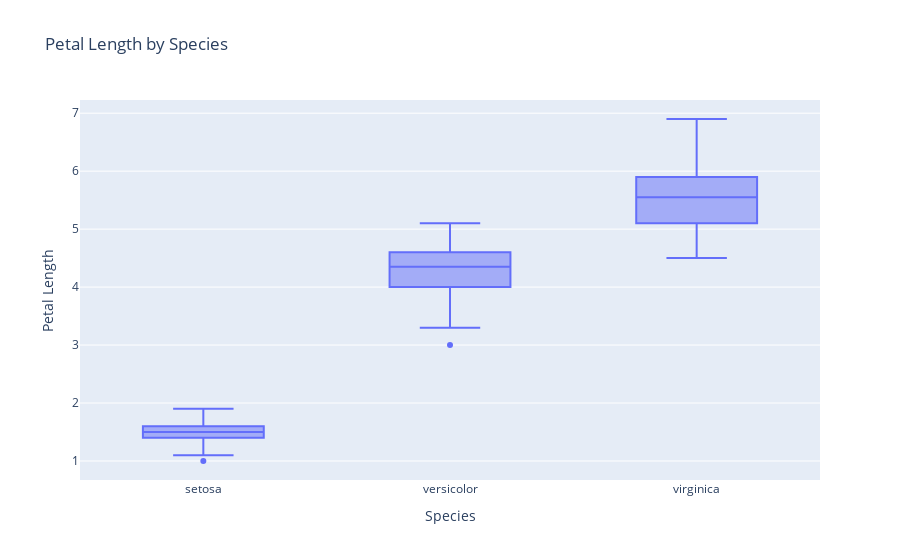

The notebook cell saved with this chart:
### Markdown cell above
### __Create Box Plot of Petal Length by Species__

### Code cell
# Create a box plot
fig = px.box(df, x="species", y="petal_length", title="Petal Length by Species",
             labels={'species': 'Species', 'petal_length': 'Petal Length'})

# Show the plot
fig.show()

### Figure 1 — Plotly figure (JSON) as saved in the notebook; plotly's stock layout.template omitted (floating-point values rounded to 4 significant figures; data arrays with more than 128 entries replaced by an {"elided": "..."} marker saying what was removed)
{"data": [{"alignmentgroup": "True", "hovertemplate": "Species=%{x}<br>Petal Length=%{y}<extra></extra>", "legendgroup": "", "marker": {"color": "#636efa"}, "name": "", "notched": false, "offsetgroup": "", "orientation": "v", "showlegend": false, "type": "box", "x": {"elided": "150 str values"}, "x0": " ", "xaxis": "x", "y": {"elided": "150 float values"}, "y0": " ", "yaxis": "y"}], "layout": {"autosize": true, "boxmode": "group", "legend": {"tracegroupgap": 0}, "title": {"text": "Petal Length by Species"}, "xaxis": {"anchor": "y", "autorange": true, "domain": [0, 1], "range": [-0.5, 2.5], "title": {"text": "Species"}, "type": "category"}, "yaxis": {"anchor": "x", "autorange": true, "domain": [0, 1], "range": [0.6722, 7.228], "title": {"text": "Petal Length"}, "type": "linear"}}}
